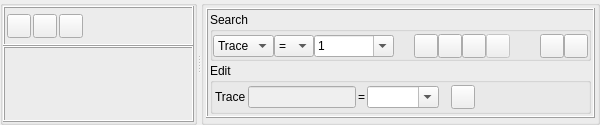
           <widget class="QWidget" name="hdrsViewTab">
            <property name="autoFillBackground">
             <bool>true</bool>
            </property>
            <attribute name="title">
             <string>View</string>
            </attribute>
            <layout class="QHBoxLayout" name="horizontalLayout_12">
             <property name="spacing">
              <number>0</number>
             </property>
             <property name="leftMargin">
              <number>0</number>
             </property>
             <property name="topMargin">
              <number>0</number>
             </property>
             <property name="rightMargin">
              <number>0</number>
             </property>
             <property name="bottomMargin">
              <number>0</number>
             </property>
             <item>
              <widget class="QSplitter" name="splitter_2">
               <property name="orientation">
                <enum>Qt::Horizontal</enum>
               </property>
               <widget class="QGroupBox" name="groupBox_6">
                <property name="sizePolicy">
                 <sizepolicy hsizetype="Preferred" vsizetype="Preferred">
                  <horstretch>1</horstretch>
                  <verstretch>0</verstretch>
                 </sizepolicy>
                </property>
                <property name="minimumSize">
                 <size>
                  <width>0</width>
                  <height>0</height>
                 </size>
                </property>
                <property name="maximumSize">
                 <size>
                  <width>350</width>
                  <height>16777215</height>
                 </size>
                </property>
                <property name="title">
                 <string/>
                </property>
                <layout class="QVBoxLayout" name="verticalLayout_17">
                 <property name="spacing">
                  <number>0</number>
                 </property>
                 <property name="leftMargin">
                  <number>0</number>
                 </property>
                 <property name="topMargin">
                  <number>0</number>
                 </property>
                 <property name="rightMargin">
                  <number>0</number>
                 </property>
                 <property name="bottomMargin">
                  <number>0</number>
                 </property>
                 <item>
                  <widget class="QFrame" name="frame_4">
                   <property name="sizePolicy">
                    <sizepolicy hsizetype="Preferred" vsizetype="Fixed">
                     <horstretch>0</horstretch>
                     <verstretch>0</verstretch>
                    </sizepolicy>
                   </property>
                   <property name="minimumSize">
                    <size>
                     <width>0</width>
                     <height>40</height>
                    </size>
                   </property>
                   <property name="maximumSize">
                    <size>
                     <width>16777215</width>
                     <height>40</height>
                    </size>
                   </property>
                   <property name="frameShape">
                    <enum>QFrame::Box</enum>
                   </property>
                   <property name="frameShadow">
                    <enum>QFrame::Raised</enum>
                   </property>
                   <layout class="QHBoxLayout" name="horizontalLayout">
                    <property name="spacing">
                     <number>2</number>
                    </property>
                    <property name="leftMargin">
                     <number>2</number>
                    </property>
                    <property name="topMargin">
                     <number>2</number>
                    </property>
                    <property name="rightMargin">
                     <number>2</number>
                    </property>
                    <property name="bottomMargin">
                     <number>2</number>
                    </property>
                    <item>
                     <widget class="QPushButton" name="btnCkAll">
                      <property name="sizePolicy">
                       <sizepolicy hsizetype="Fixed" vsizetype="Fixed">
                        <horstretch>0</horstretch>
                        <verstretch>0</verstretch>
                       </sizepolicy>
                      </property>
                      <property name="minimumSize">
                       <size>
                        <width>24</width>
                        <height>24</height>
                       </size>
                      </property>
                      <property name="maximumSize">
                       <size>
                        <width>24</width>
                        <height>24</height>
                       </size>
                      </property>
                      <property name="text">
                       <string/>
                      </property>
                      <property name="icon">
                       <iconset resource="myrc.qrc">
                        <normaloff>:/images/ChkAll.png</normaloff>:/images/ChkAll.png</iconset>
                      </property>
                      <property name="iconSize">
                       <size>
                        <width>20</width>
                        <height>20</height>
                       </size>
                      </property>
                     </widget>
                    </item>
                    <item>
                     <widget class="QPushButton" name="btnCkNon">
                      <property name="sizePolicy">
                       <sizepolicy hsizetype="Fixed" vsizetype="Fixed">
                        <horstretch>0</horstretch>
                        <verstretch>0</verstretch>
                       </sizepolicy>
                      </property>
                      <property name="minimumSize">
                       <size>
                        <width>24</width>
                        <height>24</height>
                       </size>
                      </property>
                      <property name="maximumSize">
                       <size>
                        <width>24</width>
                        <height>24</height>
                       </size>
                      </property>
                      <property name="toolTip">
                       <string>Uncheck All</string>
                      </property>
                      <property name="text">
                       <string/>
                      </property>
                      <property name="icon">
                       <iconset resource="myrc.qrc">
                        <normaloff>:/images/ChkNon.png</normaloff>:/images/ChkNon.png</iconset>
                      </property>
                      <property name="iconSize">
                       <size>
                        <width>20</width>
                        <height>20</height>
                       </size>
                      </property>
                     </widget>
                    </item>
                    <item>
                     <widget class="QPushButton" name="btnEdHdr">
                      <property name="enabled">
                       <bool>true</bool>
                      </property>
                      <property name="sizePolicy">
                       <sizepolicy hsizetype="Fixed" vsizetype="Fixed">
                        <horstretch>0</horstretch>
                        <verstretch>0</verstretch>
                       </sizepolicy>
                      </property>
                      <property name="minimumSize">
                       <size>
                        <width>24</width>
                        <height>24</height>
                       </size>
                      </property>
                      <property name="maximumSize">
                       <size>
                        <width>24</width>
                        <height>24</height>
                       </size>
                      </property>
                      <property name="toolTip">
                       <string>Header Description Editor</string>
                      </property>
                      <property name="text">
                       <string/>
                      </property>
                      <property name="icon">
                       <iconset resource="myrc.qrc">
                        <normaloff>:/images/EditHdr.png</normaloff>:/images/EditHdr.png</iconset>
                      </property>
                      <property name="iconSize">
                       <size>
                        <width>20</width>
                        <height>20</height>
                       </size>
                      </property>
                     </widget>
                    </item>
                    <item>
                     <spacer name="horizontalSpacer_3">
                      <property name="orientation">
                       <enum>Qt::Horizontal</enum>
                      </property>
                      <property name="sizeHint" stdset="0">
                       <size>
                        <width>111</width>
                        <height>19</height>
                       </size>
                      </property>
                     </spacer>
                    </item>
                   </layout>
                  </widget>
                 </item>
                 <item>
                  <widget class="QFrame" name="hdrListCkFrame">
                   <property name="frameShape">
                    <enum>QFrame::Box</enum>
                   </property>
                   <property name="frameShadow">
                    <enum>QFrame::Raised</enum>
                   </property>
                  </widget>
                 </item>
                </layout>
               </widget>
               <widget class="QGroupBox" name="groupBox_7">
                <property name="title">
                 <string/>
                </property>
                <layout class="QVBoxLayout" name="verticalLayout_21">
                 <property name="spacing">
                  <number>2</number>
                 </property>
                 <property name="leftMargin">
                  <number>2</number>
                 </property>
                 <property name="topMargin">
                  <number>2</number>
                 </property>
                 <property name="rightMargin">
                  <number>2</number>
                 </property>
                 <property name="bottomMargin">
                  <number>2</number>
                 </property>
                 <item>
                  <widget class="QFrame" name="frame_5">
                   <property name="sizePolicy">
                    <sizepolicy hsizetype="Preferred" vsizetype="Fixed">
                     <horstretch>0</horstretch>
                     <verstretch>0</verstretch>
                    </sizepolicy>
                   </property>
                   <property name="minimumSize">
                    <size>
                     <width>0</width>
                     <height>30</height>
                    </size>
                   </property>
                   <property name="frameShape">
                    <enum>QFrame::Box</enum>
                   </property>
                   <property name="frameShadow">
                    <enum>QFrame::Raised</enum>
                   </property>
                   <layout class="QVBoxLayout" name="verticalLayout_18">
                    <property name="spacing">
                     <number>2</number>
                    </property>
                    <property name="leftMargin">
                     <number>2</number>
                    </property>
                    <property name="topMargin">
                     <number>2</number>
                    </property>
                    <property name="rightMargin">
                     <number>2</number>
                    </property>
                    <property name="bottomMargin">
                     <number>2</number>
                    </property>
                    <item>
                     <widget class="QGroupBox" name="groupBox_8">
                      <property name="title">
                       <string>Search</string>
                      </property>
                      <layout class="QHBoxLayout" name="horizontalLayout_10">
                       <property name="spacing">
                        <number>0</number>
                       </property>
                       <property name="leftMargin">
                        <number>0</number>
                       </property>
                       <property name="topMargin">
                        <number>2</number>
                       </property>
                       <property name="rightMargin">
                        <number>0</number>
                       </property>
                       <property name="bottomMargin">
                        <number>0</number>
                       </property>
                       <item>
                        <widget class="QComboBox" name="cbSidx">
                         <property name="currentIndex">
                          <number>0</number>
                         </property>
                         <item>
                          <property name="text">
                           <string>Trace</string>
                          </property>
                         </item>
                        </widget>
                       </item>
                       <item>
                        <widget class="QComboBox" name="cbSsign">
                         <property name="sizePolicy">
                          <sizepolicy hsizetype="Minimum" vsizetype="Fixed">
                           <horstretch>0</horstretch>
                           <verstretch>0</verstretch>
                          </sizepolicy>
                         </property>
                         <property name="minimumSize">
                          <size>
                           <width>40</width>
                           <height>0</height>
                          </size>
                         </property>
                         <property name="maximumSize">
                          <size>
                           <width>40</width>
                           <height>16777215</height>
                          </size>
                         </property>
                         <item>
                          <property name="text">
                           <string>=</string>
                          </property>
                         </item>
                         <item>
                          <property name="text">
                           <string>≠</string>
                          </property>
                         </item>
                         <item>
                          <property name="text">
                           <string>+</string>
                          </property>
                         </item>
                         <item>
                          <property name="text">
                           <string>-</string>
                          </property>
                         </item>
                        </widget>
                       </item>
                       <item>
                        <widget class="QComboBox" name="cbSval">
                         <property name="minimumSize">
                          <size>
                           <width>80</width>
                           <height>0</height>
                          </size>
                         </property>
                         <property name="editable">
                          <bool>true</bool>
                         </property>
                         <item>
                          <property name="text">
                           <string>1</string>
                          </property>
                         </item>
                        </widget>
                       </item>
                       <item>
                        <spacer name="horizontalSpacer_4">
                         <property name="orientation">
                          <enum>Qt::Horizontal</enum>
                         </property>
                         <property name="sizeType">
                          <enum>QSizePolicy::Fixed</enum>
                         </property>
                         <property name="sizeHint" stdset="0">
                          <size>
                           <width>20</width>
                           <height>20</height>
                          </size>
                         </property>
                        </spacer>
                       </item>
                       <item>
                        <widget class="QPushButton" name="btnSbin">
                         <property name="sizePolicy">
                          <sizepolicy hsizetype="Fixed" vsizetype="Fixed">
                           <horstretch>0</horstretch>
                           <verstretch>0</verstretch>
                          </sizepolicy>
                         </property>
                         <property name="minimumSize">
                          <size>
                           <width>24</width>
                           <height>24</height>
                          </size>
                         </property>
                         <property name="maximumSize">
                          <size>
                           <width>24</width>
                           <height>24</height>
                          </size>
                         </property>
                         <property name="text">
                          <string/>
                         </property>
                         <property name="icon">
                          <iconset>
                           <normaloff>:/images/FindNext.png</normaloff>:/images/FindNext.png</iconset>
                         </property>
                         <property name="iconSize">
                          <size>
                           <width>20</width>
                           <height>20</height>
                          </size>
                         </property>
                        </widget>
                       </item>
                       <item>
                        <widget class="QPushButton" name="btnSfwd">
                         <property name="sizePolicy">
                          <sizepolicy hsizetype="Fixed" vsizetype="Fixed">
                           <horstretch>0</horstretch>
                           <verstretch>0</verstretch>
                          </sizepolicy>
                         </property>
                         <property name="minimumSize">
                          <size>
                           <width>24</width>
                           <height>24</height>
                          </size>
                         </property>
                         <property name="maximumSize">
                          <size>
                           <width>24</width>
                           <height>24</height>
                          </size>
                         </property>
                         <property name="text">
                          <string/>
                         </property>
                         <property name="icon">
                          <iconset resource="myrc.qrc">
                           <normaloff>:/images/FindFwd.png</normaloff>:/images/FindFwd.png</iconset>
                         </property>
                         <property name="iconSize">
                          <size>
                           <width>20</width>
                           <height>20</height>
                          </size>
                         </property>
                        </widget>
                       </item>
                       <item>
                        <widget class="QPushButton" name="btnSbkw">
                         <property name="sizePolicy">
                          <sizepolicy hsizetype="Fixed" vsizetype="Fixed">
                           <horstretch>0</horstretch>
                           <verstretch>0</verstretch>
                          </sizepolicy>
                         </property>
                         <property name="minimumSize">
                          <size>
                           <width>24</width>
                           <height>24</height>
                          </size>
                         </property>
                         <property name="maximumSize">
                          <size>
                           <width>24</width>
                           <height>24</height>
                          </size>
                         </property>
                         <property name="text">
                          <string/>
                         </property>
                         <property name="icon">
                          <iconset resource="myrc.qrc">
                           <normaloff>:/images/FindBkw.png</normaloff>:/images/FindBkw.png</iconset>
                         </property>
                         <property name="iconSize">
                          <size>
                           <width>20</width>
                           <height>20</height>
                          </size>
                         </property>
                        </widget>
                       </item>
                       <item>
                        <widget class="QPushButton" name="btnSstop">
                         <property name="enabled">
                          <bool>false</bool>
                         </property>
                         <property name="sizePolicy">
                          <sizepolicy hsizetype="Fixed" vsizetype="Fixed">
                           <horstretch>0</horstretch>
                           <verstretch>0</verstretch>
                          </sizepolicy>
                         </property>
                         <property name="minimumSize">
                          <size>
                           <width>24</width>
                           <height>24</height>
                          </size>
                         </property>
                         <property name="maximumSize">
                          <size>
                           <width>24</width>
                           <height>24</height>
                          </size>
                         </property>
                         <property name="text">
                          <string/>
                         </property>
                         <property name="icon">
                          <iconset resource="myrc.qrc">
                           <normaloff>:/images/Pause.png</normaloff>:/images/Pause.png</iconset>
                         </property>
                         <property name="iconSize">
                          <size>
                           <width>20</width>
                           <height>20</height>
                          </size>
                         </property>
                        </widget>
                       </item>
                       <item>
                        <spacer name="horizontalSpacer_5">
                         <property name="orientation">
                          <enum>Qt::Horizontal</enum>
                         </property>
                         <property name="sizeType">
                          <enum>QSizePolicy::Expanding</enum>
                         </property>
                         <property name="sizeHint" stdset="0">
                          <size>
                           <width>10</width>
                           <height>20</height>
                          </size>
                         </property>
                        </spacer>
                       </item>
                       <item>
                        <widget class="QPushButton" name="btnLastTr">
                         <property name="sizePolicy">
                          <sizepolicy hsizetype="Fixed" vsizetype="Fixed">
                           <horstretch>0</horstretch>
                           <verstretch>0</verstretch>
                          </sizepolicy>
                         </property>
                         <property name="minimumSize">
                          <size>
                           <width>24</width>
                           <height>24</height>
                          </size>
                         </property>
                         <property name="maximumSize">
                          <size>
                           <width>24</width>
                           <height>24</height>
                          </size>
                         </property>
                         <property name="text">
                          <string/>
                         </property>
                         <property name="icon">
                          <iconset resource="myrc.qrc">
                           <normaloff>:/images/GoBottom.png</normaloff>:/images/GoBottom.png</iconset>
                         </property>
                         <property name="iconSize">
                          <size>
                           <width>20</width>
                           <height>20</height>
                          </size>
                         </property>
                        </widget>
                       </item>
                       <item>
                        <widget class="QPushButton" name="btnFirstTr">
                         <property name="sizePolicy">
                          <sizepolicy hsizetype="Fixed" vsizetype="Fixed">
                           <horstretch>0</horstretch>
                           <verstretch>0</verstretch>
                          </sizepolicy>
                         </property>
                         <property name="minimumSize">
                          <size>
                           <width>24</width>
                           <height>24</height>
                          </size>
                         </property>
                         <property name="maximumSize">
                          <size>
                           <width>24</width>
                           <height>24</height>
                          </size>
                         </property>
                         <property name="text">
                          <string/>
                         </property>
                         <property name="icon">
                          <iconset resource="myrc.qrc">
                           <normaloff>:/images/GoTop.png</normaloff>:/images/GoTop.png</iconset>
                         </property>
                         <property name="iconSize">
                          <size>
                           <width>20</width>
                           <height>20</height>
                          </size>
                         </property>
                        </widget>
                       </item>
                      </layout>
                     </widget>
                    </item>
                    <item>
                     <widget class="QGroupBox" name="groupBox_9">
                      <property name="title">
                       <string>Edit</string>
                      </property>
                      <layout class="QHBoxLayout" name="horizontalLayout_11">
                       <property name="spacing">
                        <number>2</number>
                       </property>
                       <property name="leftMargin">
                        <number>2</number>
                       </property>
                       <property name="topMargin">
                        <number>2</number>
                       </property>
                       <property name="rightMargin">
                        <number>2</number>
                       </property>
                       <property name="bottomMargin">
                        <number>2</number>
                       </property>
                       <item>
                        <widget class="QLabel" name="lbElab">
                         <property name="maximumSize">
                          <size>
                           <width>50</width>
                           <height>16777215</height>
                          </size>
                         </property>
                         <property name="text">
                          <string>Trace</string>
                         </property>
                        </widget>
                       </item>
                       <item>
                        <widget class="QLineEdit" name="edEcval">
                         <property name="enabled">
                          <bool>false</bool>
                         </property>
                         <property name="maximumSize">
                          <size>
                           <width>120</width>
                           <height>16777215</height>
                          </size>
                         </property>
                        </widget>
                       </item>
                       <item>
                        <widget class="QLabel" name="label_5">
                         <property name="sizePolicy">
                          <sizepolicy hsizetype="Minimum" vsizetype="Preferred">
                           <horstretch>0</horstretch>
                           <verstretch>0</verstretch>
                          </sizepolicy>
                         </property>
                         <property name="maximumSize">
                          <size>
                           <width>10</width>
                           <height>16777215</height>
                          </size>
                         </property>
                         <property name="text">
                          <string>=</string>
                         </property>
                        </widget>
                       </item>
                       <item>
                        <widget class="QComboBox" name="cbEnval">
                         <property name="enabled">
                          <bool>true</bool>
                         </property>
                         <property name="editable">
                          <bool>true</bool>
                         </property>
                        </widget>
                       </item>
                       <item>
                        <spacer name="horizontalSpacer_6">
                         <property name="orientation">
                          <enum>Qt::Horizontal</enum>
                         </property>
                         <property name="sizeType">
                          <enum>QSizePolicy::Fixed</enum>
                         </property>
                         <property name="sizeHint" stdset="0">
                          <size>
                           <width>10</width>
                           <height>20</height>
                          </size>
                         </property>
                        </spacer>
                       </item>
                       <item>
                        <widget class="QPushButton" name="btnUpdTrh">
                         <property name="sizePolicy">
                          <sizepolicy hsizetype="Fixed" vsizetype="Fixed">
                           <horstretch>0</horstretch>
                           <verstretch>0</verstretch>
                          </sizepolicy>
                         </property>
                         <property name="minimumSize">
                          <size>
                           <width>24</width>
                           <height>24</height>
                          </size>
                         </property>
                         <property name="maximumSize">
                          <size>
                           <width>24</width>
                           <height>24</height>
                          </size>
                         </property>
                         <property name="text">
                          <string/>
                         </property>
                         <property name="icon">
                          <iconset resource="myrc.qrc">
                           <normaloff>:/images/FileSave.png</normaloff>:/images/FileSave.png</iconset>
                         </property>
                         <property name="iconSize">
                          <size>
                           <width>20</width>
                           <height>20</height>
                          </size>
                         </property>
                        </widget>
                       </item>
                       <item>
                        <spacer name="horizontalSpacer_7">
                         <property name="orientation">
                          <enum>Qt::Horizontal</enum>
                         </property>
                         <property name="sizeHint" stdset="0">
                          <size>
                           <width>111</width>
                           <height>20</height>
                          </size>
                         </property>
                        </spacer>
                       </item>
                      </layout>
                     </widget>
                    </item>
                   </layout>
                  </widget>
                 </item>
                 <item>
                  <widget class="QFrame" name="hdrListDtFrame">
                   <property name="enabled">
                    <bool>true</bool>
                   </property>
                   <property name="frameShape">
                    <enum>QFrame::Box</enum>
                   </property>
                   <property name="frameShadow">
                    <enum>QFrame::Raised</enum>
                   </property>
                  </widget>
                 </item>
                </layout>
               </widget>
              </widget>
             </item>
            </layout>
           </widget>
